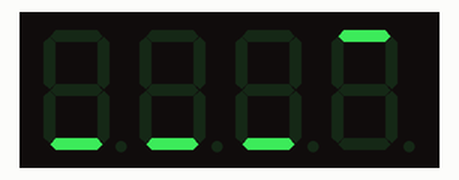
Recording of a sketch running on a simulated Arduino Uno, built with avr-gcc and run on an emulated ATmega328P. Parts: 4-digit seven-segment display. Wiring (inferred from the names in the program): 4-digit 7-segment display, segments lit when HIGH: segments pin 18, pin 17, pin 16, pin 15, pin 9, pin 8, pin 7; digit selects pin 6, pin 5, pin 4, pin 3. The segment pins are drawn as the display they are named for.

Above: at 0.2 s.

The sketch:

2019.ino
```cpp
int seg7[] = {18,17,16,15,9,8,7};
char TAB[] = {0x3F, 0x06, 0x5B, 0x4F, 0x66, 0x6D, 0x7D, 0x27, 0x7F, 0x67};
int com[] = {6,5,4,3};
int a[] = {8,8,8,8};
int delaytime = 1;
void setup() {
  for (int i = 0; i < 7; i++) {
    pinMode(seg7[i], OUTPUT);
  }
  for (int i = 0; i < 4; i++) {
    pinMode(com[i], OUTPUT);
  }
  Serial.begin(9600);
}

void loop() {
  for (int i = 0; i < 4; i++) {
    OutPort(a[i]);
    digitalWrite(com[i], HIGH);
    delay(delaytime);
    digitalWrite(com[i], LOW);
  }
  if (millis() - delaytime > 100) {
    if (a[1] == 0 && a[2] == 0 && a[3] == 0) {
      a[0] = a[0] - 1;
    }
    else if (a[2] == 0 && a[3] == 0) {
      a[1] = 10;
    }
    else if (a[3] == 0) {
      a[2] = 10;
    }
    if (a[3] == 0) {
      a[3] = 10;
    }
    a[3] = a[3] = 1;
  }
}
void OutPort(byte dat) {
  for (int j = 0; j < 7; j++) {
    if (dat % 2 == 1) digitalWrite(seg7[j], HIGH);
    else digitalWrite(seg7[j], LOW);
    dat = dat / 2;
  }
}
```
